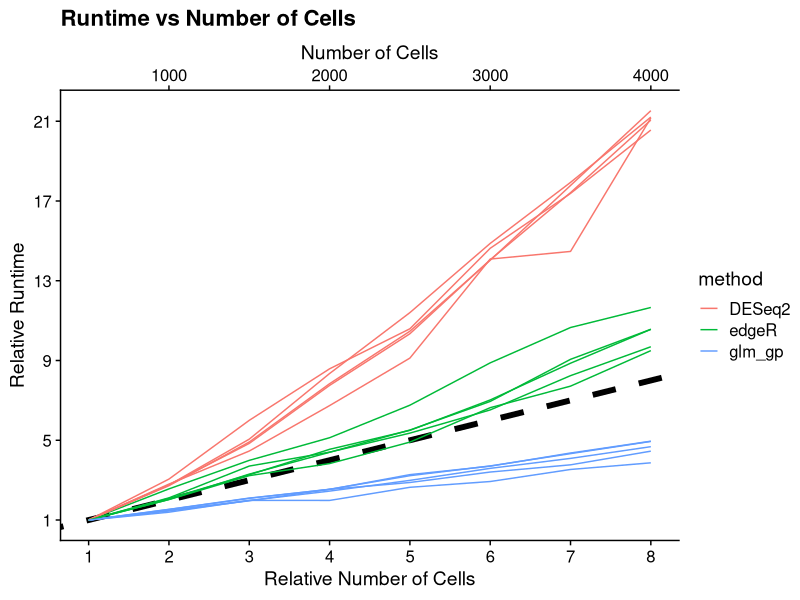
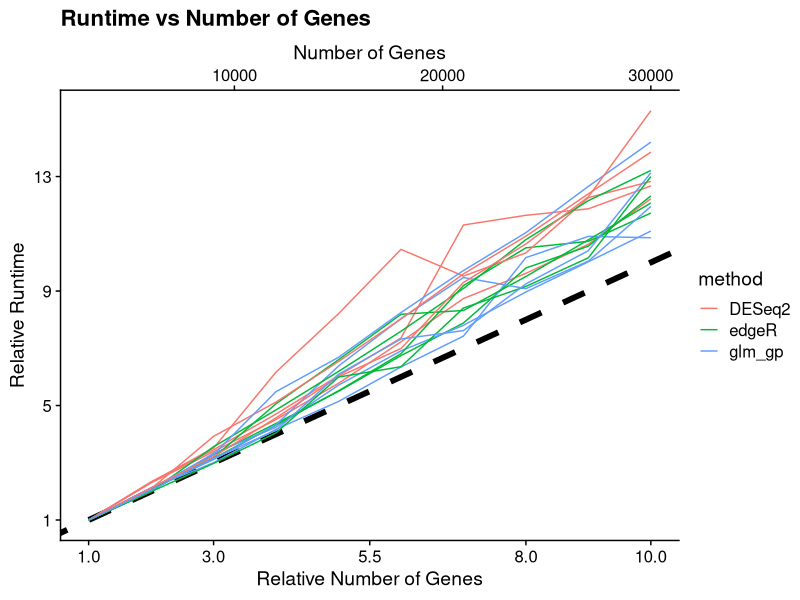

Here is the R script that generated these plots, in order: (Note: this script raises an error after producing the figures.)
## ---- chunk 1
library(tidyverse)
## ---- chunk 2
asymp_bench_res <- read_tsv("data/asymp_bench_res.tsv")
asymp_bench_res
## ---- chunk 3
p_cell_scaling <- asymp_bench_res %>%
  filter(dimension == "Cell") %>%
  filter(method %in% c("glm_gp",  "DESeq2", "edgeR")) %>%
  group_by(job_id, method) %>%
  mutate(rel_timing = timing_elapsed / timing_elapsed[number == min(number)]) %>%
  mutate(rel_number = number / min(number)) %>%
  ggplot(aes(x = rel_number, y = rel_timing)) +
    geom_abline(intercept = 0, slope = 1, size = 2, linetype = "dashed") +
    geom_line(aes(color = method, group = paste0(job_id, "-", method))) +
    # coord_fixed() +
    labs(title = "Runtime vs Number of Cells",
         y = "Relative duration") +
    scale_x_continuous(breaks = 1:8, name = "Relative Number of Cells",
                       sec.axis = sec_axis(trans = ~ .x * min(filter(asymp_bench_res, dimension == "Cell")$number),
                                            name = "Number of Cells")) +
    scale_y_continuous(breaks = seq(1, 24, by = 4), name = "Relative Runtime") +
    cowplot::theme_cowplot() +
    NULL

p_cell_scaling


p_gene_scaling <- asymp_bench_res %>%
  filter(dimension == "Gene") %>%
  filter(method %in% c("glm_gp", "DESeq2", "edgeR")) %>%
  group_by(job_id, method) %>%
  mutate(rel_timing = timing_elapsed / timing_elapsed[number == min(number)]) %>%
  mutate(rel_number = number / min(number)) %>%
  ggplot(aes(x = rel_number, y = rel_timing)) +
    geom_abline(intercept = 0, slope = 1, size = 2, linetype = "dashed") +
    geom_line(aes(color = method, group = paste0(job_id, "-", method))) +
    # coord_fixed() +
    labs(title = "Runtime vs Number of Genes",
         y = "Relative duration") +
    scale_x_continuous(breaks = c(1, 3, 5.5, 8, 10), name = "Relative Number of Genes",
                       sec.axis = sec_axis(trans = ~ .x * min(filter(asymp_bench_res, dimension == "Gene")$number),
                                            name = "Number of Genes")) +
    scale_y_continuous(breaks = seq(1, 24, by = 4), name = "Relative Runtime") +
    cowplot::theme_cowplot() +
    NULL

p_gene_scaling
## ---- chunk 4
asympparam_bench_res <- read_tsv("data/asympparam_bench_res.tsv")
asympparam_bench_res
## ---- chunk 5
p_param_scaling <- asympparam_bench_res %>%
  filter(coefficient_type == "Cont") %>%
  filter(method %in% c("glm_gp", "DESeq2", "edgeR")) %>%
  group_by(job_id, method) %>%
  mutate(rel_timing = timing_elapsed / timing_elapsed[number == min(number)]) %>%
  mutate(rel_number = number / min(number)) %>%
  ggplot(aes(x = rel_number, y = rel_timing)) +
    geom_abline(intercept = 0, slope = 1, size = 2, linetype = "dashed") +
    geom_line(aes(color = method, group = paste0(job_id, "-", method))) +
    # coord_fixed() +
    labs(title = "Runtime vs Number of Parameters") +
    scale_x_continuous(breaks = 1:8, name = "Number of Parameters") +
    scale_y_continuous(breaks = 1:8, name = "Relative Runtime") +
    cowplot::theme_cowplot() +
    NULL

p_param_scaling
## ---- chunk 6
cowplot::plot_grid(
  cowplot::plot_grid(p_gene_scaling + theme(legend.position = "none"), 
                     p_cell_scaling + theme(legend.position = "none"),
                     p_param_scaling + theme(legend.position = "none"), 
                     nrow = 1, align = "hv", labels = c("A", "B", "C")),
  cowplot::plot_grid(NULL, cowplot::get_legend(p_gene_scaling + 
                                                 guides(colour = guide_legend(title = "", override.aes = list(size = 3))) + 
                                                 theme(legend.position = "bottom")), 
                     NULL, rel_widths = c(0.68,1,1)),
  nrow = 2, rel_heights = c(1, 0.1)
)

cowplot::save_plot("plots/empirical_scaling.pdf", last_plot(), ncol = 3, nrow = 1, base_asp = 1.0, base_height = 4.5)
## ---- chunk 7
asymp_bench_res %>%
  filter(dimension == "Cell") %>%
  filter(method %in% c("glm_gp",  "DESeq2", "edgeR")) %>%
  ggplot(aes(x = number, y = timing_elapsed / 60)) +
    geom_line(aes(color = method, group = paste0(job_id, "-", method))) +
    geom_smooth(method = "lm", formula = y ~ x - 1) +
    xlim(0, NA) +
    facet_wrap(~ method, scale = "free_y") +
    cowplot::theme_cowplot()
  
